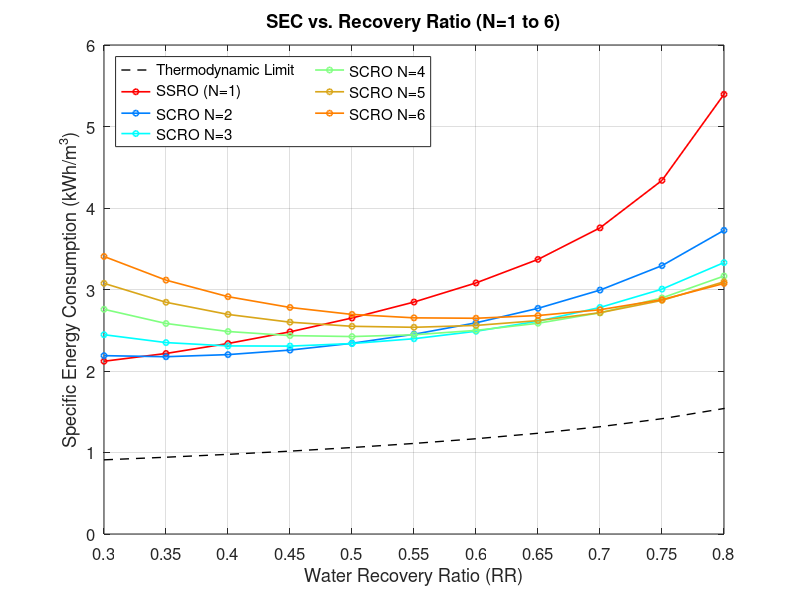
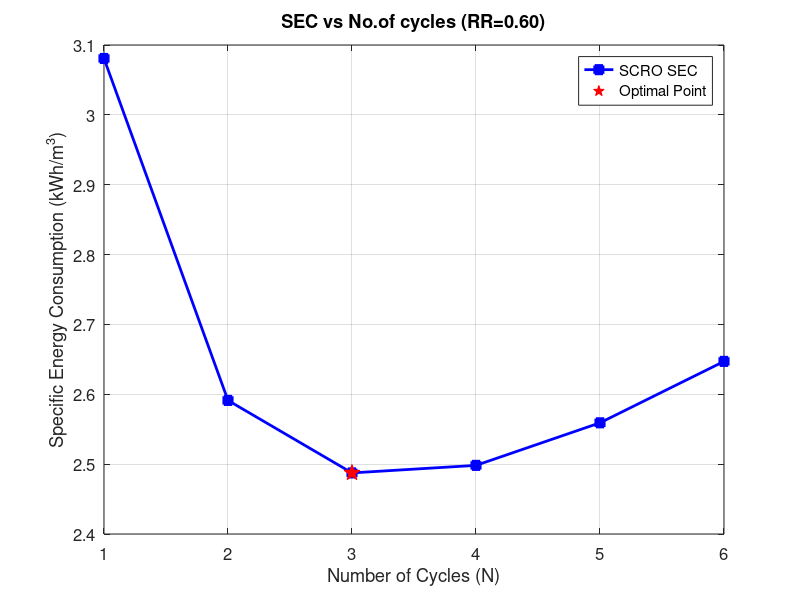
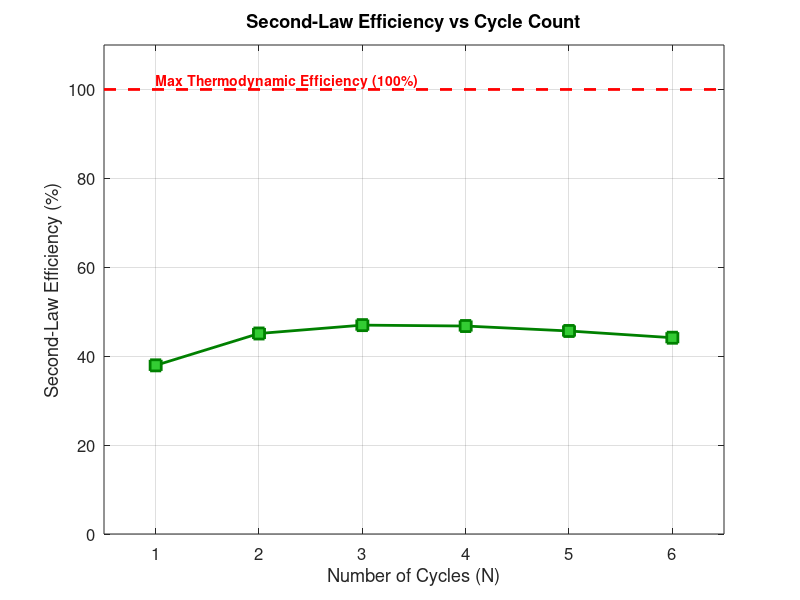

MATLAB code for these plots, in order:
function SCRO_Full_Model_v19()
% =========================================================================
% SCRO OPTIMIZATION MODEL v19 (OCTAVE COMPATIBLE)
% =========================================================================

    clear variables; clc; close all;

    % --- 1. SYSTEM PARAMETERS ---
    geo.L = 6.0;                 % length
    geo.W = 35.0;                % width
    geo.H = 0.7e-3;              % height
    geo.epsilon = 0.85;
    geo.dh = 4 * geo.epsilon * geo.H / (2 + 2*geo.epsilon);      % hydraulic diameter
    geo.Area = geo.L * geo.W;    % cross sectional area

    mem.A = 3.0e-12;             % ~1.1 LMH/bar
    mem.B = 1.0e-7;              % Salt Permeability

    % Efficiencies & Losses
    sys.eff_pump = 0.80;         % Pump efficiency
    sys.eff_erd  = 0.98;         % ERD efficiency
    sys.dP_loss_circ = 0.5;      % Circulation penalty [bar]

    % Feed Conditions
    feed_init.C_gL = 35.0;       % Salt concentration in seawater
    feed_init.Temp_K = 298.15;   % Temperature of 25C
    feed_init.Vol = 10.0;

    % Osmotic Pressure
    props_f = get_fluid_properties(feed_init.C_gL, feed_init.Temp_K);
    Pi_feed_bar = props_f.osmotic_pressure_bar;

    % =========================================================================
    % PHASE 1: EFFICIENCY ANALYSIS (N=1 to 6)
    % =========================================================================
    fprintf('\n--- Phase 1: Efficiency Analysis (Fixed RR=0.60) ---\n');
    RR_fixed = 0.60;

    N_range = 1:6;

    % Thermodynamic Minimum SEC
    SEC_ideal_fixed = (Pi_feed_bar * 1e5 / RR_fixed * log(1/(1-RR_fixed))) / 3.6e6;

    results_p1.N = N_range;
    results_p1.SEC = nan(length(N_range), 1);
    results_p1.Efficiency = nan(length(N_range), 1);

    for i = 1:length(N_range)
        N = N_range(i);
        SEC = run_scro_batch(N, RR_fixed, feed_init, geo, mem, sys);
        results_p1.SEC(i) = SEC;

        if ~isnan(SEC)
            results_p1.Efficiency(i) = (SEC_ideal_fixed / SEC) * 100;
            fprintf('N=%d | SEC=%.3f | Eff=%.1f%%\n', N, SEC, results_p1.Efficiency(i));
        end
    end

    % =========================================================================
    % PHASE 2: RECOVERY SWEEP (N=1 to 6)
    % =========================================================================
    fprintf('\n--- Phase 2: Recovery Sweep (Generating Graph 1 for N=1..6) ---\n');

    RR_sweep = 0.30:0.05:0.85;
    N_selected = 1:6;

    results_p2.RR = RR_sweep;
    results_p2.Ideal_Curve = zeros(length(RR_sweep), 1);
    results_p2.Model_Curves = nan(length(RR_sweep), length(N_selected));

    % 1. Ideal Curve
    for j = 1:length(RR_sweep)
        rr = RR_sweep(j);
        val_ideal_J = (Pi_feed_bar * 1e5 / rr) * log(1 / (1 - rr));
        results_p2.Ideal_Curve(j) = val_ideal_J / 3.6e6;
    end

    % 2. Model Curves
    for k = 1:length(N_selected)
        N_curr = N_selected(k);
        fprintf('Simulating N=%d... ', N_curr);
        for j = 1:length(RR_sweep)
            rr = RR_sweep(j);
            results_p2.Model_Curves(j, k) = run_scro_batch(N_curr, rr, feed_init, geo, mem, sys);
        end
        fprintf('Done.\n');
    end

    % =========================================================================
    % PLOTTING
    % =========================================================================

    % --- GRAPH 1: Theoretical Minimum vs Recovery Ratio ---
    figure(1); clf; hold on; box on;

    legend_handles = [];
    legend_strings = {};

    % Plot Ideal
    h_ideal = plot(results_p2.RR, results_p2.Ideal_Curve, '--k', 'LineWidth', 1);
    legend_handles(end+1) = h_ideal;
    legend_strings{end+1} = 'Thermodynamic Limit';

    % Plot N=1 to N=6
    colors = jet(length(N_selected));
    for k = 1:length(N_selected)
        valid = ~isnan(results_p2.Model_Curves(:, k));
        if any(valid)
            % Determine line color
            if N_selected(k) == 1
                line_color = [1, 0, 0];         % Red for SSRO
            elseif N_selected(k) == 5
                line_color = [0.85, 0.65, 0.1]; % Darker Gold for visibility
            else
                line_color = colors(k,:);
            end

            h = plot(results_p2.RR(valid), results_p2.Model_Curves(valid, k), '-o', ...
                'Color', line_color, 'LineWidth', 1.2, 'MarkerSize', 4);

            legend_handles(end+1) = h;

            if N_selected(k) == 1
                legend_strings{end+1} = 'SSRO (N=1)';
            else
                legend_strings{end+1} = sprintf('SCRO N=%d', N_selected(k));
            end
        end
    end

    xlabel('Water Recovery Ratio (RR)');
    ylabel('Specific Energy Consumption (kWh/m^3)');
    title('SEC vs. Recovery Ratio (N=1 to 6)');
    legend(legend_handles, legend_strings, 'Location', 'NorthWest', 'NumColumns', 2);
    grid on;

    % Axes Limits and Ticks
    ylim([0.0, 6.0]);
    xlim([0.3, 0.8]);
    xticks(0.3:0.05:0.8);
    yticks(0:1.0:6.0);
    set(gca, 'FontSize', 12);

    % --- GRAPH 2: SEC vs Number of Cycles ---
    figure(2); clf; hold on; box on;

    valid = ~isnan(results_p1.SEC);
    h_sec = plot(results_p1.N(valid), results_p1.SEC(valid), '-s', ...
        'LineWidth', 2, 'Color', 'b', 'MarkerFaceColor', 'b');

    [min_sec, min_idx] = min(results_p1.SEC);
    h_min = plot(results_p1.N(min_idx), min_sec, 'rp', 'MarkerSize', 12, ...
        'MarkerFaceColor', 'r');

    xlabel('Number of Cycles (N)');
    ylabel('Specific Energy Consumption (kWh/m^3)');
    title(sprintf('SEC vs No.of cycles (RR=%.2f)', RR_fixed));
    legend([h_sec, h_min], {'SCRO SEC', 'Optimal Point'}, 'Location', 'NorthEast');
    grid on;
    xticks(results_p1.N);
    set(gca, 'FontSize', 12);

    % --- GRAPH 3: Second-Law Efficiency ---
    figure(3); clf; hold on; box on;

    valid = ~isnan(results_p1.Efficiency);
    plot(results_p1.N(valid), results_p1.Efficiency(valid), '-s', ...
        'LineWidth', 2, 'Color', [0, 0.5, 0], 'MarkerSize', 8, 'MarkerFaceColor', [0.2, 0.8, 0.2]);

    line([0.5, 6.5], [100, 100], 'Color', 'r', 'LineStyle', '--', 'LineWidth', 2);
    text(1, 102, 'Max Thermodynamic Efficiency (100%)', 'Color', 'r', 'FontWeight', 'bold', 'FontSize', 10);

    xlabel('Number of Cycles (N)');
    ylabel('Second-Law Efficiency (%)');
    title('Second-Law Efficiency vs Cycle Count');
    grid on;
    xticks(results_p1.N);
    ylim([0, 110]);
    xlim([0.5, 6.5]);
    set(gca, 'FontSize', 12);
end

% =========================================================================
% Iterative Functions
% =========================================================================

function SEC = run_scro_batch(N, RR_target, feed_initial, geo, mem, sys)
    r_cycle = 1 - (1 - RR_target)^(1/N);
    current_feed = feed_initial;
    total_net_energy_J = 0;
    total_permeate_vol = 0;

    for cyc = 1:N
        target_ret_vol = current_feed.Vol * (1 - r_cycle);
        props = get_fluid_properties(current_feed.C_gL, current_feed.Temp_K);
        P_guess = (props.osmotic_pressure_bar / (1 - r_cycle)) * 1.1 + 5;

        [P_applied, ret_state] = solve_pressure(current_feed, target_ret_vol, P_guess, geo, mem);

        if isnan(P_applied)
            SEC = NaN; return;
        end

        Hyd_Work_In = (P_applied + sys.dP_loss_circ) * 1e5 * current_feed.Vol;
        Hyd_Work_Rec = (ret_state.P_out * 1e5) * ret_state.Vol * sys.eff_erd;
        Net_Energy_cycle = (Hyd_Work_In - Hyd_Work_Rec) / sys.eff_pump;

        total_net_energy_J = total_net_energy_J + Net_Energy_cycle;
        vol_perm = current_feed.Vol - ret_state.Vol;
        total_permeate_vol = total_permeate_vol + vol_perm;

        current_feed.C_gL = ret_state.C_gL;
        current_feed.Vol  = ret_state.Vol;

        if current_feed.Vol < 0.01; break; end
    end

    if total_permeate_vol > 0
        SEC = (total_net_energy_J / 3.6e6) / total_permeate_vol;
    else
        SEC = NaN;
    end
end

function [P_res, retentate] = solve_pressure(feed, target_vol, P_guess_init, geo, mem)
    P_min = 1.0;
    P_max = 300.0;
    tol = 1e-3;

    P_res = NaN; retentate.Vol = NaN; retentate.C_gL = NaN; retentate.P_out = NaN;

    if P_guess_init > P_max; P_guess_init = P_max; end
    [v_max, ~, ~] = run_module_1D(feed, P_max, geo, mem);

    if v_max > target_vol; return; end

    P_low = P_min; P_high = P_max;

    for k = 1:40
        P_mid = (P_low + P_high)/2;
        [ret_vol, ret_C, ret_P] = run_module_1D(feed, P_mid, geo, mem);

        err = ret_vol - target_vol;
        if abs(err/target_vol) < tol
            P_res = P_mid;
            retentate.Vol = ret_vol;
            retentate.C_gL = ret_C;
            retentate.P_out = ret_P;
            return;
        end

        if err > 0; P_low = P_mid; else; P_high = P_mid; end
    end

    P_res = P_mid;
    retentate.Vol = ret_vol;
    retentate.C_gL = ret_C;
    retentate.P_out = ret_P;
end

function [vol_out, C_out, P_out, Cp_bulk_avg] = run_module_1D(feed, P_in, geo, mem)
    N_nodes = 20;
    dz = geo.L / N_nodes;

    chan_area = geo.W * geo.H * geo.epsilon;
    v_in = 0.15;
    Q = v_in * chan_area;

    C = feed.C_gL;
    M_salt_flow = Q * C;
    P = P_in;

    total_salt_perm_kg_s = 0;
    total_water_perm_m3_s = 0;

    for i = 1:N_nodes
        props = get_fluid_properties(C, feed.Temp_K);
        v = Q / chan_area;
        Re = (props.rho * v * geo.dh) / props.mu;
        Sc = props.mu / (props.rho * props.D);
        Sh = 0.46 * (Re * Sc)^0.36;
        k_mt = (props.D * Sh) / geo.dh;

        pi_bulk = props.osmotic_pressure_bar;
        Jw = 0;
        for iter = 1:10
             cp_factor = exp(min(5, Jw / k_mt));
             Cm = C * cp_factor;
             pi_m = pi_bulk * (Cm / C);
             NDP = P - pi_m;
             if NDP < 0; NDP = 0; end
             Jw_new = mem.A * NDP * 1e5;
             if abs(Jw_new - Jw) < 1e-7
                 Jw = Jw_new;
                 break;
             end
             Jw = 0.5*Jw + 0.5*Jw_new;
        end

        if Cm > 260
            Cm = 260;
            pi_m = pi_bulk * (260 / C);
            NDP = P - pi_m;
            if NDP < 0; NDP = 0; end
            Jw = mem.A * NDP * 1e5;
        end

        Js = Cm * (mem.B * Jw) / (Jw + mem.B);
        f = 0.42 + 189.3/(Re+0.1);
        dP = (f * props.rho * v^2 * dz) / (2 * geo.dh);

        Q_perm = Jw * geo.W * dz;
        M_salt_perm_node = Js * geo.W * dz;

        Q = Q - Q_perm;
        if Q < 1e-6; Q = 1e-6; end
        M_salt_flow = M_salt_flow - M_salt_perm_node;

        C = M_salt_flow / Q;
        P = P - dP/1e5;

        total_salt_perm_kg_s = total_salt_perm_kg_s + M_salt_perm_node;
        total_water_perm_m3_s = total_water_perm_m3_s + Q_perm;
    end

    vol_out = feed.Vol * (Q / (v_in * chan_area));
    C_out = C;
    P_out = P;
    if total_water_perm_m3_s > 0
        Cp_bulk_avg = total_salt_perm_kg_s / total_water_perm_m3_s;
    else
        Cp_bulk_avg = 0;
    end
end

function props = get_fluid_properties(C_gL, ~)
    rho = 1000 + 0.7*C_gL;
    X = C_gL / rho;
    mu = (2.15e-3 * X) + 9.80e-4;
    pi_bar = 0.848 * (3.14e-6 * C_gL^2 + 2.13e-4 * C_gL + 0.917) * C_gL;
    props.rho = rho; props.mu = mu; props.osmotic_pressure_bar = pi_bar; props.D = 1.5e-9;
end
